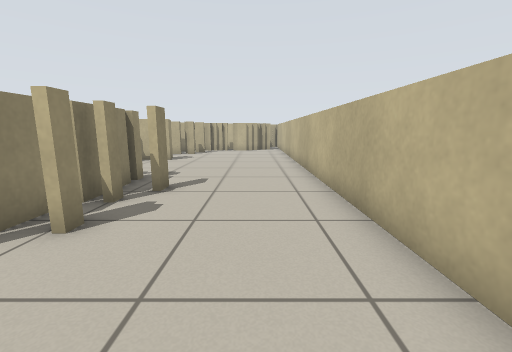
[1] (above)

24 first-person views from a walk through a world built for the Player/Stage simulator. The camera is 0.72 m above the floor, tilts 10° down and sees 90° across. The lines on the ground mark 1 m squares. The floor is counted in squares, 0.5 m on a side. Each view is taken from the middle of a square. On the plan, view 1 faces up. The plan holds only what a view shows up to about 13 squares ahead; the rest is blank. The place goes on beyond the plan. The robots in the file are not drawn.

[2]
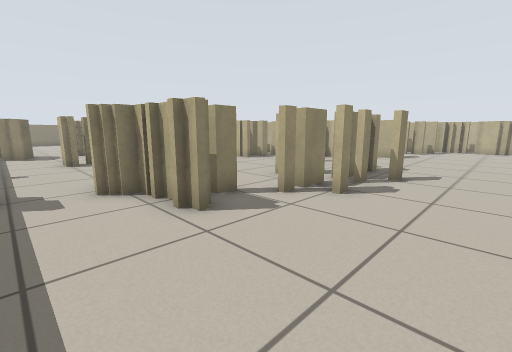

[3]
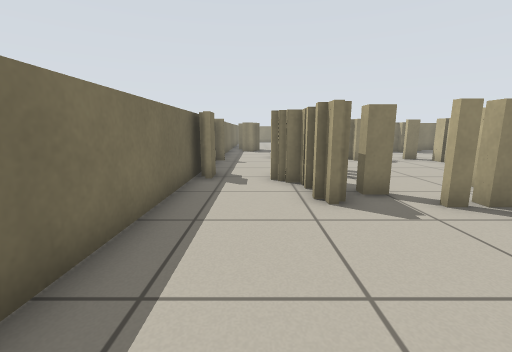

[4]
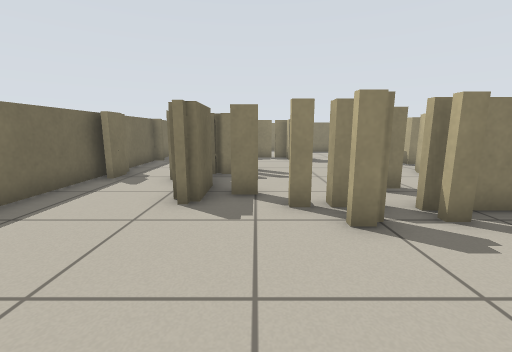

[5]
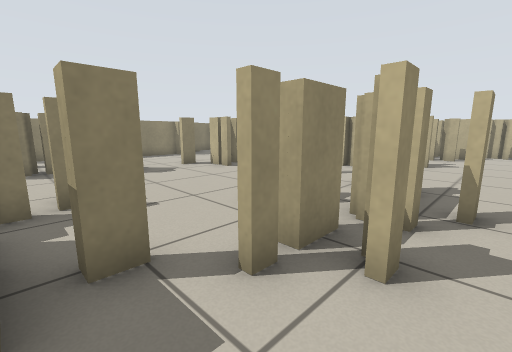

[6]
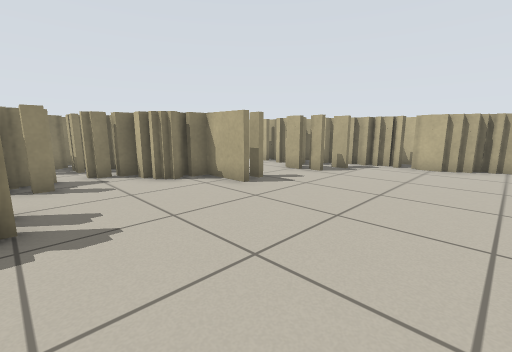

[7]
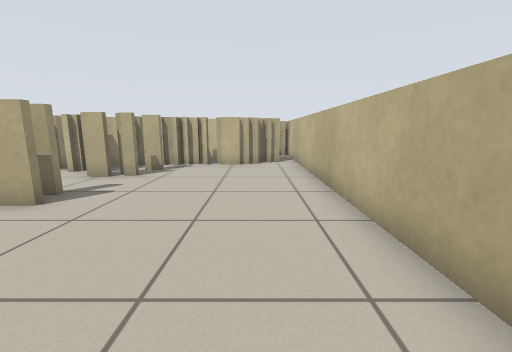

[8]
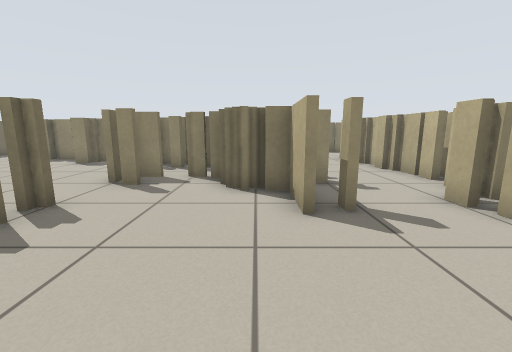

[9]
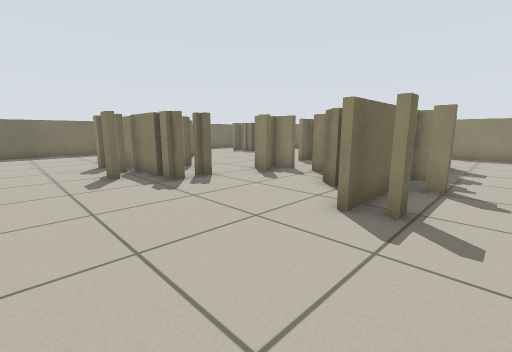

[10]
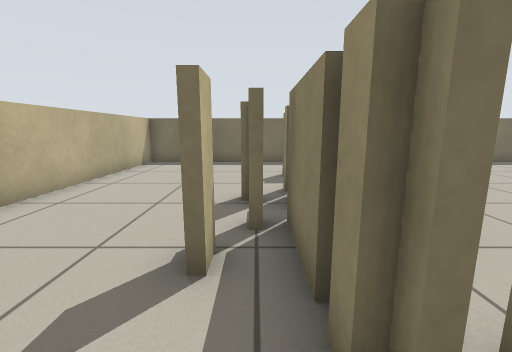

[11]
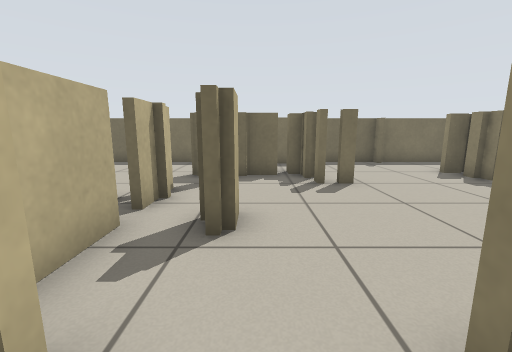

[12]
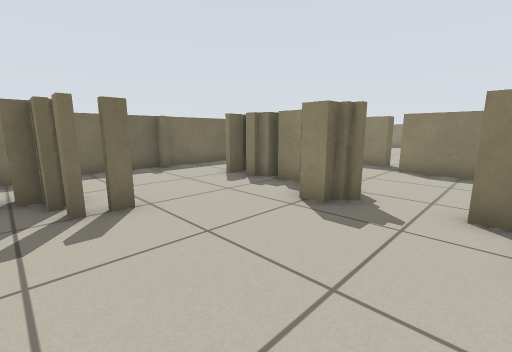

[13]
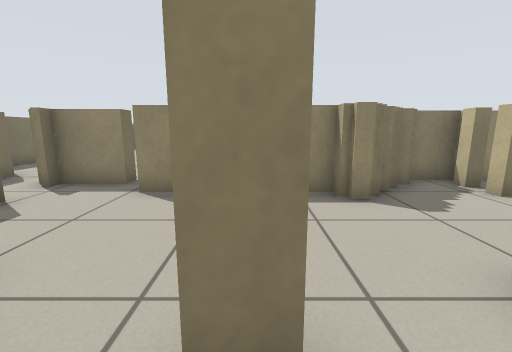

[14]
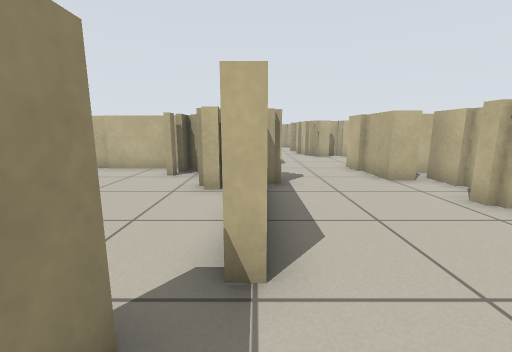

[15]
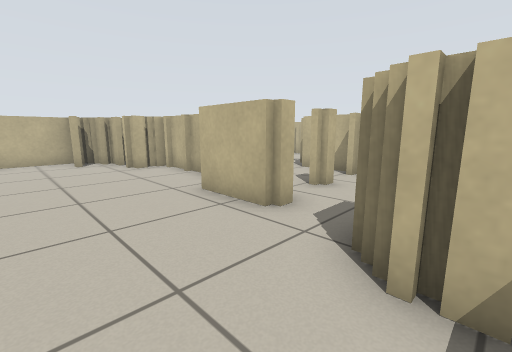

[16]
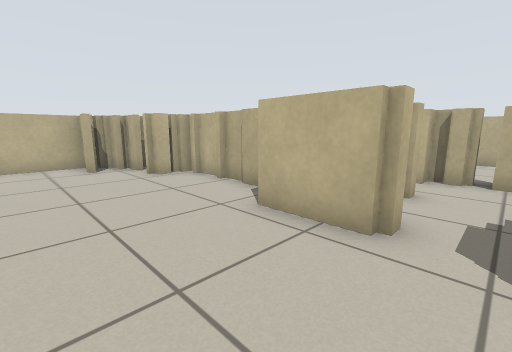

[17]
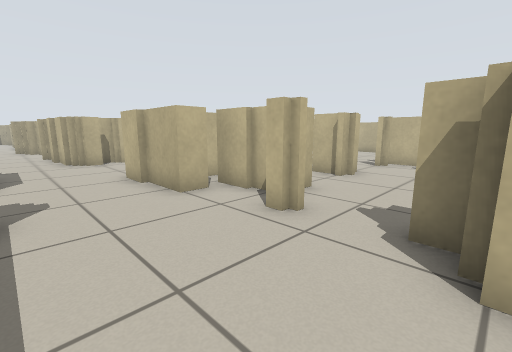

[18]
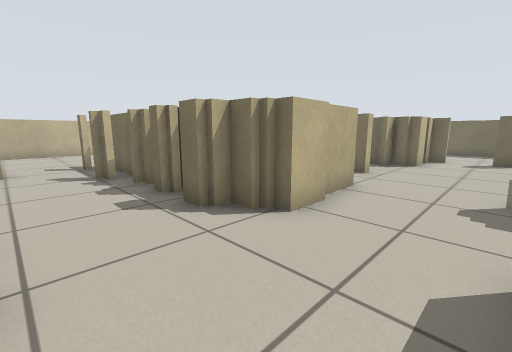

[19]
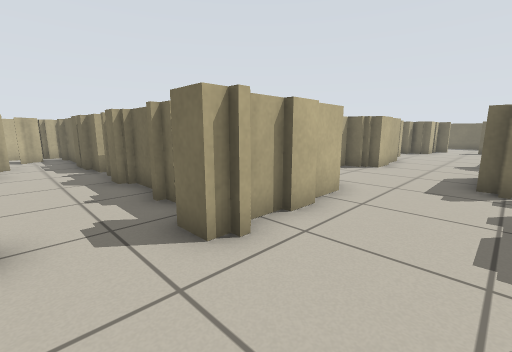

[20]
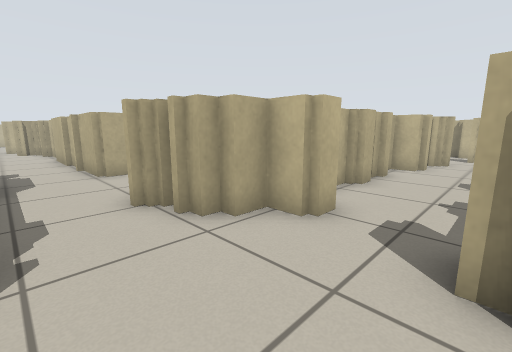

[21]
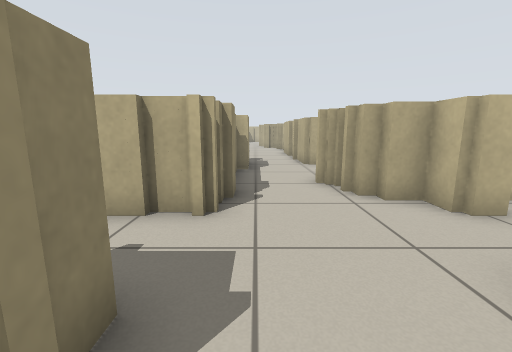

[22]
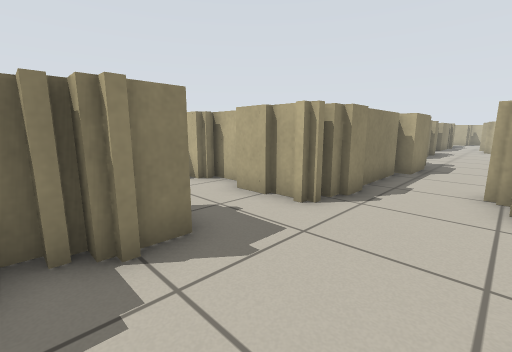

[23]
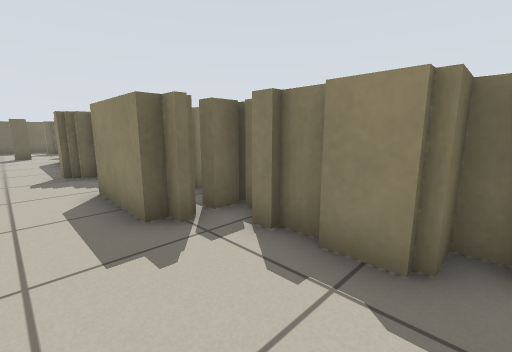

[24]
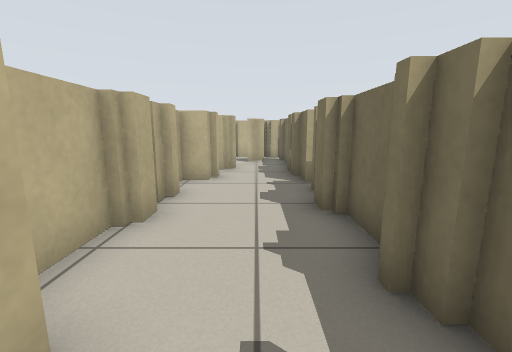

### Floor plan
Key: @ floor where view 1 was taken; # wall or solid block; x gap in a wall; . floor; T thing the floor can be seen under or through.
Columns run from 22 left of view 1 to 2 right of it. Each row starts with its distance up from view 1.
 36      ..#
 35      ..#
 34     ...#
 33     ...#
 32     #..#
 31      ..#
 30      #.##
 29     ##...
 28     #...
 27     #..
 26     #..#
 25     #..##
 24 #####...#########
 23 #.###.............#x
 22  ...................#
 21     #...###..########
 20    ##...###### ##########
 19    ##...#       #######.#
 18     #...#     #####.....#
 17     #...###########.....#
 16     #............##.....#
 15    ###..................#
 14    ###.........#........#
 13    ###...#########......#
 12 ######...# ## ###.......#
 11 ..###....#######........#
 10 ..####...####.#.........#
  9 ...###...####.##........#
  8 ....##....###.##..T.....#
  7 .....#....#.......T.....#
  6 .....#...........TTTT...#
  5 .....#...........TTT....#
  4 .........##.......TT....#
  3 ...##....#........TT....#
  2 ... #...##....#..T......#
  1 ........##....x.TTT.....#
  0 ........##....#TTTT...@.#
 -1  .####.........x........#
 -2 ..####.........x........#
 -3 ###    ##################

Positions as (right, up) in squares from view 1, and headings:
1: (0, 0), facing up
2: (0, -2), facing up-left
3: (1, -1), facing left
4: (1, 2), facing left
5: (-2, 1), facing up-left
6: (1, 8), facing up-left
7: (0, 8), facing up
8: (0, 12), facing left
9: (0, 15), facing down-left
10: (-3, 9), facing down
11: (-6, 9), facing down
12: (-7, 7), facing down-left
13: (-11, 7), facing left
14: (-17, 2), facing up
15: (-22, -2), facing up-right
16: (-22, 0), facing up-right
17: (-16, 4), facing up-right
18: (-16, 16), facing down-right
19: (-17, 23), facing down-right
20: (-17, 21), facing up-right
21: (-17, 19), facing up
22: (-15, 19), facing up-left
23: (-15, 19), facing down-left
24: (-14, 22), facing right
